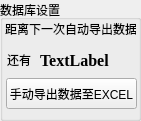
   <widget class="QGroupBox" name="groupBox_3">
    <property name="geometry">
     <rect>
      <x>590</x>
      <y>440</y>
      <width>141</width>
      <height>121</height>
     </rect>
    </property>
    <property name="title">
     <string>数据库设置</string>
    </property>
    <widget class="QLabel" name="label_17">
     <property name="geometry">
      <rect>
       <x>5</x>
       <y>13</y>
       <width>131</width>
       <height>31</height>
      </rect>
     </property>
     <property name="contextMenuPolicy">
      <enum>Qt::NoContextMenu</enum>
     </property>
     <property name="text">
      <string>距离下一次自动导出数据库</string>
     </property>
    </widget>
    <widget class="QLabel" name="label_exitTime">
     <property name="geometry">
      <rect>
       <x>40</x>
       <y>50</y>
       <width>81</width>
       <height>21</height>
      </rect>
     </property>
     <property name="font">
      <font>
       <family>Times New Roman</family>
       <pointsize>12</pointsize>
       <weight>75</weight>
       <bold>true</bold>
       <underline>false</underline>
      </font>
     </property>
     <property name="text">
      <string>TextLabel</string>
     </property>
    </widget>
    <widget class="QLabel" name="label_19">
     <property name="geometry">
      <rect>
       <x>7</x>
       <y>52</y>
       <width>31</width>
       <height>16</height>
      </rect>
     </property>
     <property name="text">
      <string>还有</string>
     </property>
    </widget>
    <widget class="QPushButton" name="btn_dataExpert">
     <property name="geometry">
      <rect>
       <x>6</x>
       <y>78</y>
       <width>131</width>
       <height>31</height>
      </rect>
     </property>
     <property name="text">
      <string>手动导出数据至EXCEL</string>
     </property>
    </widget>
   </widget>
